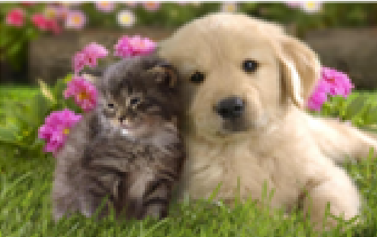
#> input picture Image processing/code/operatore_puntuale-traccia/animali.png, 377 x 237 px
$ python 'edge detection-traccia3.py'
#> lines starting #> are read from the running program, lines starting #| are printed output that depends on the picture
# Il codice seguente legge un'immagine, la converte in scala di grigi
# e la memorizza nella matrice I.
# L'esercizio consiste in:
# 1) Creare dei kernel convolutivi per il calcolo delle derivate orizzontali e verticali tramite
#   operatore di Sobel (kernel size: 3X3)
# 2) Calcolare le derivate orizzontali e verticali di I applicando tali kernel alla matrice I utilizzando
#    la procedura di convoluzione (con cropping) creata nell'esercizio sui filtri
# 3) Calcolare il valore del modulo del gradiente usando i valori delle derivate risultanti

import numpy as np
from skimage import io
import matplotlib.pyplot as plt
from scipy import signal


def ConvoluzioneEfficiente(I,kernel):
    N = I.shape[0]
    M = I.shape[1]
    kH = kernel.shape[0]
    kW = kernel.shape[1]
    L= (kH - 1) // 2
    K= (kW - 1) // 2

    oH, oW = N - kH + 1, M - kW + 1
    out = np.zeros((oH, oW))

    for u in range(K, M - K):
        for v in range(L, N - L):
            out[v - L, u - K] = np.sum(I[v - L: v + L + 1, u - K: u + K + 1] * kernel)

    out= np.rint(out)

    return out


# Immagine: ---------------------------
im= io.imread('./operatore_puntuale-traccia/animali.png')
#> im is the input picture: shape (237, 377, 3); mean R, G, B 136, 121.9, 90.3
#im= io.imread('./roditore.bmp')

fig=plt.figure()
imgplot = plt.imshow(im)
plt.show()

# conversione RGB -> scala di grigi
#I= 1/3 * (im[:,:,0] +  im[:,:,1] +  im[:,:,2])
I= 0.2125 * im[:,:,0] +  0.7154 * im[:,:,1] +  0.072 * im[:,:,2]
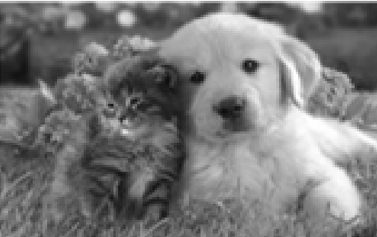
#> I: shape (237, 377) float64; min 12.06, max 255, mean 122.6
I= np.rint(I)

fig=plt.figure()
imgplot = plt.imshow(I, cmap='gray', vmin=0, vmax=255)
plt.show()


# Soluzione ------------------------------

# Creo i kernel per Sobel:
vertical_kernel = np.array([[1, 0, -1],
                            [2, 0, -2],
                            [1, 0, -1]])
orizontal_kernel = np.array([[1, 2, 1],
                             [0, 0, 0],
                             [-1, -2, -1]])
# [TO DO]


# Calcolo le derivate parziali orizzontale (du)
# e verticale (dv) usando la funzione ConvoluzioneEfficiente:

# [TO DO]
conv_du = ConvoluzioneEfficiente(I, orizontal_kernel)
#> after the loop in ConvoluzioneEfficiente, `for u in range(K, M - K):`:
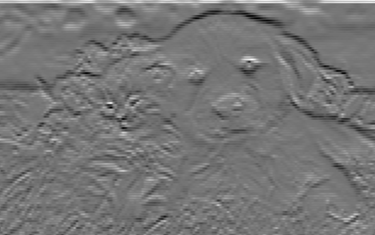
#> out: shape (235, 375) float64; min -371, max 436, mean 3.5; drawn with min black and max white
conv_dv = ConvoluzioneEfficiente(I, vertical_kernel)
#> after the loop in ConvoluzioneEfficiente (call 2), `for u in range(K, M - K):`:
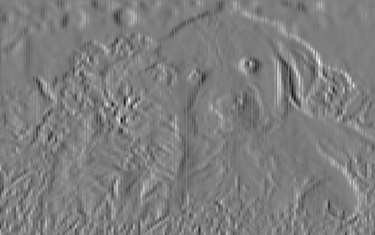
#> out: shape (235, 375) float64; min -395, max 403, mean -0.4; drawn with min black and max white

# Mostro le derivate:
plt.figure()
plt.imshow(conv_du, cmap='gray', vmin=0, vmax=255)
plt.show()

plt.figure()
plt.imshow(conv_dv, cmap='gray', vmin=0, vmax=255)
plt.show()


# Calcolo e mostro il modulo del gradiente:

# [TO DO]
magnitude = np.sqrt(conv_du**2 + conv_dv**2)
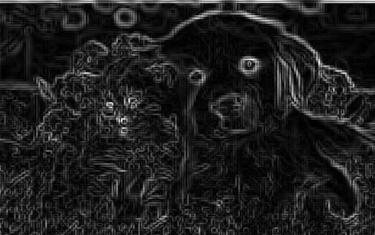
#> magnitude: shape (235, 375) float64; min 0, max 438.4, mean 53.2; drawn with min black and max white
plt.figure()
plt.imshow(magnitude, cmap='gray', vmin=0, vmax=255)
plt.show()
